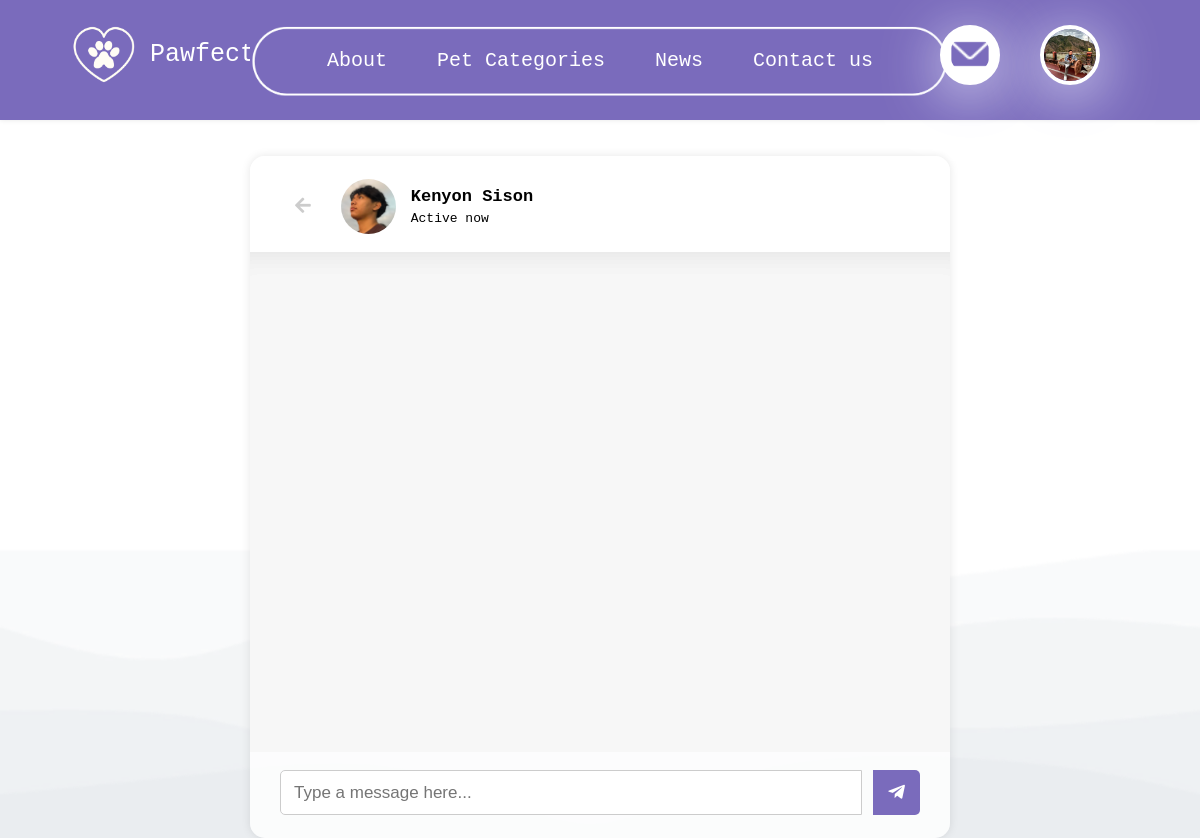
The app's page /chat.php?user_id=733270376 (signed in) with its own data.
### tables this page shows
CREATE TABLE `users` (
  `id` bigint(20) NOT NULL,
  `user_id` bigint(20) NOT NULL,
  `email` text NOT NULL,
  `password` varchar(255) NOT NULL,
  `date` timestamp NOT NULL DEFAULT current_timestamp() ON UPDATE current_timestamp(),
  `fname` varchar(255) NOT NULL,
  `lname` varchar(255) NOT NULL,
  `mname` varchar(255) NOT NULL,
  `gender` varchar(100) NOT NULL,
  `user_image` varchar(255) NOT NULL,
  `status` varchar(100) NOT NULL,
  `address` varchar(255) NOT NULL,
  `city` varchar(255) NOT NULL,
  `postal_code` varchar(11) NOT NULL,
  `phone` varchar(25) NOT NULL,
  `dob` date NOT NULL,
  `first_login` bigint(20) NOT NULL
);

### chat.php (the view, shortened to what this page needs)
<?php
include("connection.php");
?>
<!DOCTYPE html>
<html lang="en">
<head>
    <link rel="stylesheet" href="css/style.css">
    <link rel="stylesheet" href="css/slider.css">
    <link rel="stylesheet" href="css/message.css">
    <link rel="stylesheet" href="https://cdnjs.cloudflare.com/ajax/libs/font-awesome/5.15.2/css/all.min.css"/>
</head>
<?php
$chat_user_id = mysqli_real_escape_string($con, $_GET['user_id']);
$chat_user_query = "SELECT * FROM users WHERE user_id = '$chat_user_id'";
$chat_user_result = mysqli_query($con, $chat_user_query);
$chat_user_data = mysqli_fetch_assoc($chat_user_result);
?>
<div class="wrapper">
    <div class="container-chat">
        <section class="chat-area">
            <header>
                <a href="index.php" class="back-icon"><i class="fas fa-arrow-left"></i></a>
                    <img src="uploads/<?php echo $chat_user_data['user_image'];?>" alt="">
                <div class="details">
                    <div class="name">
                        <span><?php echo $chat_user_data['fname'] . ' ' . $chat_user_data['lname']; ?></span>
                    </div>
                    <p><?php echo $chat_user_data['status'];?></p>
                </div>
            </header>
                <div class="chat-box">
                </div>
                <form action="#" class="typing-area">
                    <input type="text" name="message" class="input-field" placeholder="Type a message here..." autocomplete="off">
                    <button type="submit"><i class="fab fa-telegram-plane"></i></button>
                </form>
            </section>
        </div>
    </div>
</body>
</html>

### css/style.css (style rules this page uses)
* { margin: 0; padding: 0; box-sizing: border-box; }
nav { background-color: #7A6BBC; padding: 20px 20%; box-shadow: 0 0 5px rgba(0, 0, 0, 0.1); width: 100%; height: 120px; display: flex; position: relative; }
.menu-box nav { display: flex; justify-content: space-between; align-items: center; padding: 10px; }
.bg-bottom { position: fixed; bottom: -100px; left: 0; width: 100%; text-align: center; z-index: -1; }
.menu-box nav .list { margin: 0 auto; }
.menu-box nav .user-image { margin-left: 10px; }
.logo-image { position: absolute; top: 20px; left: 70px; width: 70px; height: 70px; object-fit: cover; z-index: 1; }
.user-btn { position: absolute; top: 25px; right: 200px; width: 60px; height: 60px; border-radius: 50%; background-color: white; border: 4px solid #ffffff; box-shadow: 0 10px 60px #E6E6FA; }
.user-btn img { position: absolute; align-items: center; border-radius: 50%; width: 40px; top: 5px; left: 6px; }
.user-image { position: absolute; top: 25px; right: 100px; width: 60px; height: 60px; border-radius: 50%; border: 4px solid #ffffff; box-shadow: 0 10px 60px #E6E6FA; }
.list { padding: 0; margin: 0; font-family: monospace; display: flex; justify-content: center; list-style: none; z-index: 99; margin-top: 10px; }
.list li { display: inline-block; position: relative; }
.list li:last-child { margin-right: 0; }
.list li a { display: block; padding: 20px 25px; color: #FFFFFF; text-decoration: none; text-align: center; font-size: 20px; }
.logo-text { position: absolute; top: 40px; left: 150px; color: #ffffff; font-size: 25px; display: flex; align-items: center; font-family: monospace; }
.top-oval { position: absolute; margin-top: 10px; width: 700px; height: 100px; left: 50%; transform: translateX(-50%); z-index: 0; }

### css/message.css (style rules this page uses)
.container-chat { width: 700px; margin: 0 auto; padding: 5px 0; background-color: #ffffffcb; border-radius: 15px; margin-top: 3%; box-shadow: 0 0 10px rgba(0, 0, 0, 0.1); z-index: 999; }
.wrapper img { object-fit: cover; border-radius: 50%; }
.name { margin-bottom: 2px; width: 270px; }
.chat-area header { display: flex; align-items: center; padding: 18px 30px; }
.chat-area header img { width: 55px; height: 55px; margin: 0 15px; }
.chat-area header span { font-size: 17px; font-weight: 550; }
.back-icon { font-size: 18px; color: #ccc; margin: 0 15px; }
.chat-area header .details .name { margin-bottom: 5px; }
.chat-box { height: 500px; overflow-y: auto; background: #f7f7f7; padding: 10px 20px 30px 30px; box-shadow: inset 0 32px 32px -32px rgb(0 0 0 / 5%), inset 0 32px 32px -32px rgb(0 0 0 / 5%); }
.chat-area .typing-area { display: flex; justify-content: space-between; padding: 18px 30px; }
.typing-area input { height: 45px; width: calc(100% - 58px); font-size: 17px; border: 1px solid #ccc; padding: 0 13px; border-radius: 5px 0 0 5px; outline: none; }
.typing-area button { width: 47px; height: 45px; border: none; overflow: none; background: #7A6BBC; font-size: 19px; border-radius: 0 5px 5px 0; color: #fff; cursor: pointer; }

### chat.php (style rules this page uses)
body { font-family: monospace; background-color: #fff; margin: 0; padding: 0; }

### records on screen
users: user_image (picture), fname "Kenyon", lname "Sison", status "Active now"
